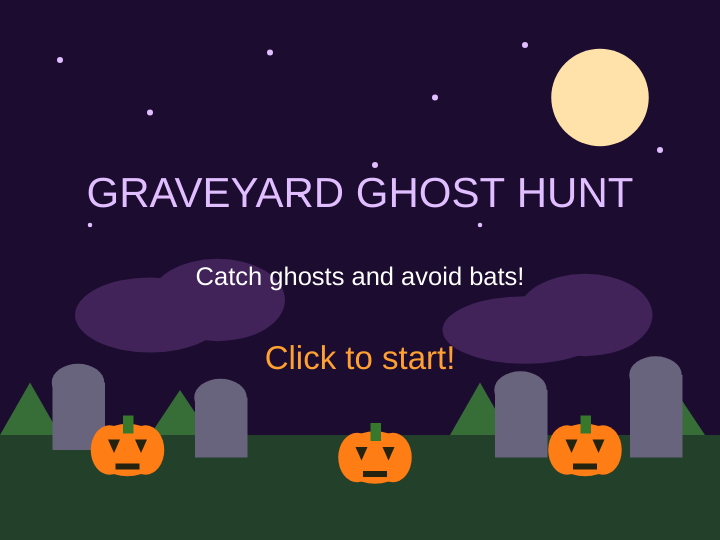
Frame 1 (no input)
Frame 60 (no input): identical to frame 1, image omitted
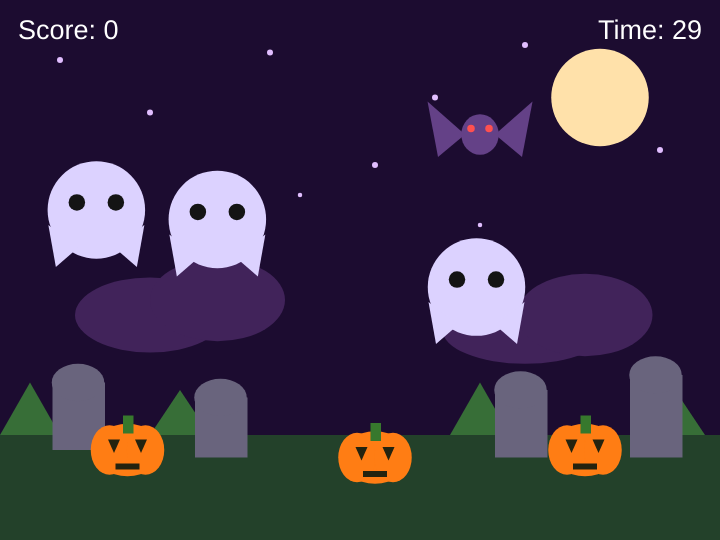
Frame 120 (the mouse pressed at the canvas centre since frame 60)

The p5.js sketch that drew these frames (run headless with seeded random() and noise() and a simulated clock; from frame 60 on, the mouse is pressed at the canvas centre):

// p5.js sketch
// ── sketch.js

let ghosts = [];
let bat;

let score = 0;
let duration = 30;
let startTime;
let state = 'start';

function setup() {
  createCanvas(720, 540);

  spawnGhost();
  spawnGhost();
  spawnGhost();
  spawnBat();
}

function draw() {
  background(28, 12, 48);

  scale(1.5);

  // STARS
  noStroke();
  fill(225, 190, 255);

  ellipse(40, 40, 4);
  ellipse(100, 75, 4);
  ellipse(180, 35, 4);
  ellipse(290, 65, 4);
  ellipse(350, 30, 4);
  ellipse(440, 100, 4);
  ellipse(250, 110, 4);
  ellipse(60, 150, 3);
  ellipse(200, 130, 3);
  ellipse(320, 150, 3);

  // MOON
  fill(255, 225, 170);
  ellipse(400, 65, 65, 65);

  // PURPLE NIGHT SKY DETAILS
  fill(65, 35, 90);
  ellipse(100, 210, 100, 50);
  ellipse(145, 200, 90, 55);
  ellipse(350, 220, 110, 45);
  ellipse(390, 210, 90, 55);

  // GROUND
  fill(35, 65, 42);
  rect(0, 290, 480, 70);

  // GRASS
  fill(55, 110, 55);

  triangle(0, 290, 20, 255, 40, 290);
  triangle(100, 290, 120, 260, 140, 290);
  triangle(300, 290, 320, 255, 340, 290);
  triangle(430, 290, 450, 260, 470, 290);

  // TOMBSTONES
  fill(105, 100, 125);

  rect(35, 255, 35, 45);
  ellipse(52, 255, 35, 25);

  rect(130, 265, 35, 40);
  ellipse(147, 265, 35, 25);

  rect(330, 260, 35, 45);
  ellipse(347, 260, 35, 25);

  rect(420, 250, 35, 55);
  ellipse(437, 250, 35, 25);

  // PUMPKINS
  drawPumpkin(85, 300);
  drawPumpkin(250, 305);
  drawPumpkin(390, 300);

  // START SCREEN
  if (state === 'start') {
    textAlign(CENTER, CENTER);

    fill(225, 190, 255);
    textSize(28);
    text('GRAVEYARD GHOST HUNT', 240, 130);

    fill(255);
    textSize(17);
    text('Catch ghosts and avoid bats!', 240, 185);

    fill(255, 160, 50);
    textSize(22);
    text('Click to start!', 240, 240);

    return;
  }

  // GAME OVER
  if (state === 'over') {
    textAlign(CENTER, CENTER);

    fill(225, 190, 255);
    textSize(35);
    text('GAME OVER!', 240, 130);

    fill(255);
    textSize(23);
    text('Your score: ' + score, 240, 185);

    fill(255, 160, 50);
    textSize(20);
    text('Click to play again', 240, 240);

    return;
  }

  // TIMER
  let elapsed = (millis() - startTime) / 1000;
  let timeLeft = max(0, duration - elapsed);

  if (timeLeft <= 0) {
    state = 'over';
    return;
  }

  // MOVE BAT
  if (frameCount % 85 === 0) {
    spawnBat();
  }

  // DRAW THREE GHOSTS
  for (let i = 0; i < ghosts.length; i++) {
    drawGhost(ghosts[i].x, ghosts[i].y);
  }

  // DRAW BAT
  drawBat(bat.x, bat.y);

  // SCORE
  textAlign(LEFT, TOP);
  fill(255);
  textSize(18);
  text('Score: ' + score, 12, 12);

  // TIME
  textAlign(RIGHT, TOP);
  text('Time: ' + ceil(timeLeft), 468, 12);
}

// MOUSE CLICKING
function mousePressed() {

  let mx = mouseX / 1.5;
  let my = mouseY / 1.5;

  // START OR RESTART
  if (state === 'start' || state === 'over') {

    state = 'play';
    score = 0;
    startTime = millis();

    ghosts = [];

    spawnGhost();
    spawnGhost();
    spawnGhost();
    spawnBat();

    return;
  }

  // CATCH GHOSTS
  for (let i = 0; i < ghosts.length; i++) {

    if (dist(mx, my, ghosts[i].x, ghosts[i].y) < 30) {

      score++;

      ghosts.splice(i, 1);
      spawnGhost();

      break;
    }
  }

  // AVOID BAT
  if (dist(mx, my, bat.x, bat.y) < 25) {

    score = max(0, score - 1);

    spawnBat();
  }
}

// CREATE GHOSTS
function spawnGhost() {

  ghosts.push({
    x: random(40, 440),
    y: random(80, 220)
  });
}

// DRAW GHOSTS
function drawGhost(x, y) {

  noStroke();

  fill(220, 210, 255);
  ellipse(x, y, 65, 65);

  fill(20);
  ellipse(x - 13, y - 5, 11);
  ellipse(x + 13, y - 5, 11);

  fill(220, 210, 255);

  triangle(x - 32, y + 10, x - 27, y + 38, x - 12, y + 25);
  triangle(x + 32, y + 10, x + 27, y + 38, x + 12, y + 25);
}

// CREATE BAT
function spawnBat() {

  bat = {
    x: random(40, 440),
    y: random(80, 220)
  };
}

// DRAW BAT
function drawBat(x, y) {

  noStroke();

  fill(100, 65, 135);

  triangle(x - 10, y, x - 35, y - 22, x - 28, y + 15);
  triangle(x + 10, y, x + 35, y - 22, x + 28, y + 15);

  ellipse(x, y, 25, 27);

  fill(255, 80, 80);

  ellipse(x - 6, y - 4, 5);
  ellipse(x + 6, y - 4, 5);
}

// DRAW PUMPKINS
function drawPumpkin(x, y) {

  noStroke();

  fill(255, 125, 20);

  ellipse(x, y, 45, 35);
  ellipse(x - 12, y, 25, 33);
  ellipse(x + 12, y, 25, 33);

  // STEM
  fill(55, 120, 45);
  rect(x - 3, y - 23, 7, 12);

  // EYES
  fill(35, 35, 15);

  triangle(x - 13, y - 7, x - 5, y - 7, x - 9, y + 2);
  triangle(x + 13, y - 7, x + 5, y - 7, x + 9, y + 2);

  // MOUTH
  rect(x - 8, y + 9, 16, 4);
}
